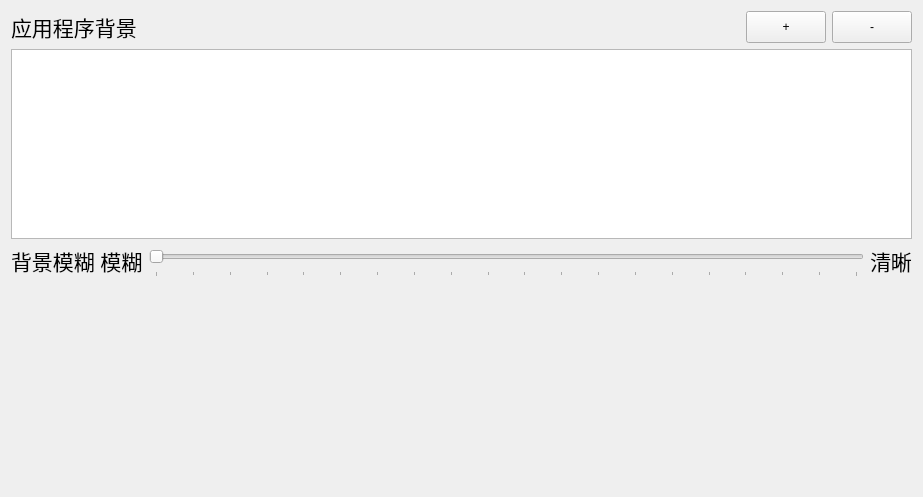
<?xml version="1.0" encoding="UTF-8"?>
<ui version="4.0">
    <class>MainAppSettingPage</class>
    <widget class="QWidget" name="MainAppSettingPage">
        <property name="geometry">
            <rect>
                <x>0</x>
                <y>0</y>
                <width>923</width>
                <height>497</height>
            </rect>
        </property>
        <property name="windowTitle">
            <string>Form</string>
        </property>
        <layout class="QVBoxLayout" name="verticalLayout">
            <item>
                <layout class="QHBoxLayout" name="horizontalLayout">
                    <item>
                        <widget class="QLabel" name="backgroundChooseLabel">
                            <property name="minimumSize">
                                <size>
                                    <width>0</width>
                                    <height>32</height>
                                </size>
                            </property>
                            <property name="font">
                                <font>
                                    <family>文泉驿等宽微米黑</family>
                                    <pointsize>16</pointsize>
                                </font>
                            </property>
                            <property name="text">
                                <string>应用程序背景</string>
                            </property>
                        </widget>
                    </item>
                    <item>
                        <spacer name="horizontalSpacer">
                            <property name="orientation">
                                <enum>Qt::Horizontal</enum>
                            </property>
                            <property name="sizeHint" stdset="0">
                                <size>
                                    <width>40</width>
                                    <height>20</height>
                                </size>
                            </property>
                        </spacer>
                    </item>
                    <item>
                        <widget class="QPushButton" name="addButton">
                            <property name="minimumSize">
                                <size>
                                    <width>54</width>
                                    <height>32</height>
                                </size>
                            </property>
                            <property name="text">
                                <string>+</string>
                            </property>
                        </widget>
                    </item>
                    <item>
                        <widget class="QPushButton" name="deleteButton">
                            <property name="minimumSize">
                                <size>
                                    <width>54</width>
                                    <height>32</height>
                                </size>
                            </property>
                            <property name="text">
                                <string>-</string>
                            </property>
                        </widget>
                    </item>
                </layout>
            </item>
            <item>
                <widget class="QListWidget" name="backgroundImageChooser">
                    <property name="minimumSize">
                        <size>
                            <width>0</width>
                            <height>190</height>
                        </size>
                    </property>
                    <property name="maximumSize">
                        <size>
                            <width>16777215</width>
                            <height>190</height>
                        </size>
                    </property>
                    <property name="editTriggers">
                        <set>QAbstractItemView::NoEditTriggers</set>
                    </property>
                    <property name="showDropIndicator" stdset="0">
                        <bool>false</bool>
                    </property>
                    <property name="dragDropMode">
                        <enum>QAbstractItemView::DragDrop</enum>
                    </property>
                    <property name="defaultDropAction">
                        <enum>Qt::IgnoreAction</enum>
                    </property>
                    <property name="viewMode">
                        <enum>QListView::IconMode</enum>
                    </property>
                    <property name="selectionRectVisible">
                        <bool>false</bool>
                    </property>
                    <property name="sortingEnabled">
                        <bool>false</bool>
                    </property>
                </widget>
            </item>
            <item>
                <layout class="QHBoxLayout" name="horizontalLayout_2">
                    <item>
                        <widget class="QLabel" name="blurChooseLabel">
                            <property name="minimumSize">
                                <size>
                                    <width>0</width>
                                    <height>32</height>
                                </size>
                            </property>
                            <property name="font">
                                <font>
                                    <family>文泉驿等宽微米黑</family>
                                    <pointsize>16</pointsize>
                                </font>
                            </property>
                            <property name="text">
                                <string>背景模糊 模糊</string>
                            </property>
                            <property name="buddy">
                                <cstring>horizontalSlider</cstring>
                            </property>
                        </widget>
                    </item>
                    <item>
                        <widget class="QSlider" name="horizontalSlider">
                            <property name="minimumSize">
                                <size>
                                    <width>0</width>
                                    <height>32</height>
                                </size>
                            </property>
                            <property name="minimum">
                                <number>5</number>
                            </property>
                            <property name="maximum">
                                <number>100</number>
                            </property>
                            <property name="singleStep">
                                <number>5</number>
                            </property>
                            <property name="pageStep">
                                <number>5</number>
                            </property>
                            <property name="tracking">
                                <bool>false</bool>
                            </property>
                            <property name="orientation">
                                <enum>Qt::Horizontal</enum>
                            </property>
                            <property name="tickPosition">
                                <enum>QSlider::TicksBelow</enum>
                            </property>
                            <property name="tickInterval">
                                <number>5</number>
                            </property>
                        </widget>
                    </item>
                    <item>
                        <widget class="QLabel" name="clearLabel">
                            <property name="minimumSize">
                                <size>
                                    <width>0</width>
                                    <height>32</height>
                                </size>
                            </property>
                            <property name="font">
                                <font>
                                    <family>文泉驿等宽微米黑</family>
                                    <pointsize>16</pointsize>
                                </font>
                            </property>
                            <property name="text">
                                <string>清晰</string>
                            </property>
                        </widget>
                    </item>
                </layout>
            </item>
            <item>
                <spacer name="verticalSpacer">
                    <property name="orientation">
                        <enum>Qt::Vertical</enum>
                    </property>
                    <property name="sizeHint" stdset="0">
                        <size>
                            <width>20</width>
                            <height>40</height>
                        </size>
                    </property>
                </spacer>
            </item>
        </layout>
    </widget>
    <resources>
        <include location="Resources.qrc"/>
    </resources>
    <connections/>
</ui>
